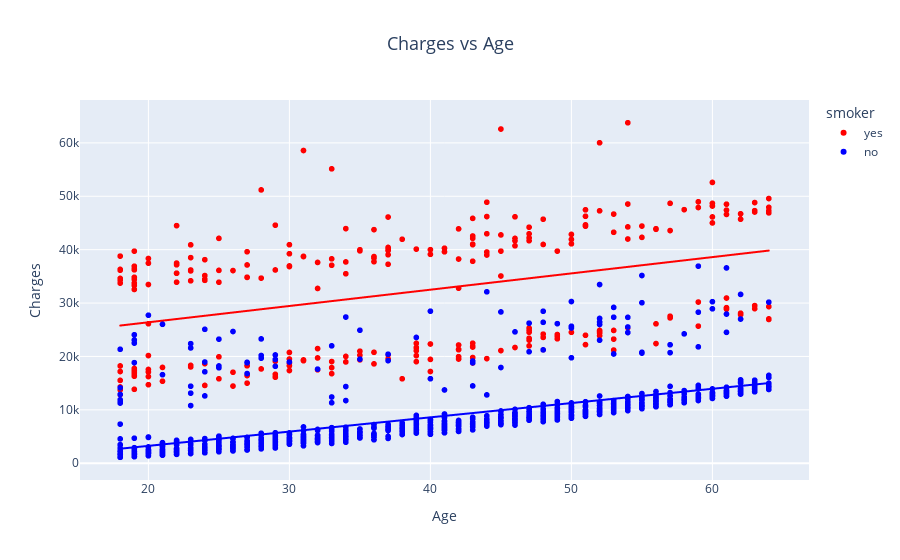

The cell this chart's notebook holds for it:
### Code cell
fig = px.scatter(df, x='age', y='charges', color='smoker', title='Charges vs Age',
                  trendline='ols', color_discrete_map={'yes': 'red', 'no': 'blue'})

fig.update_layout(title_x=0.5,
                    title_font=dict(size=18),
                    xaxis_title='Age',
                    yaxis_title='Charges')

### Figure 1 — Plotly figure (JSON) as saved in the notebook; plotly's stock layout.template omitted (floating-point values rounded to 4 significant figures; data arrays with more than 128 entries replaced by an {"elided": "..."} marker saying what was removed)
{"data": [{"hovertemplate": "smoker=yes<br>age=%{x}<br>charges=%{y}<extra></extra>", "legendgroup": "yes", "marker": {"color": "red", "symbol": "circle"}, "mode": "markers", "name": "yes", "showlegend": true, "type": "scattergl", "x": {"elided": "274 int values"}, "xaxis": "x", "y": {"elided": "274 float values"}, "yaxis": "y"}, {"hovertemplate": "<b>OLS trendline</b><br>charges = 305.238 * age + 20294.1<br>R<sup>2</sup>=0.135589<br><br>smoker=yes<br>age=%{x}<br>charges=%{y} <b>(trend)</b><extra></extra>", "legendgroup": "yes", "marker": {"color": "red", "symbol": "circle"}, "mode": "lines", "name": "yes", "showlegend": false, "type": "scattergl", "x": {"elided": "274 int values"}, "xaxis": "x", "y": {"elided": "274 float values"}, "yaxis": "y"}, {"hovertemplate": "smoker=no<br>age=%{x}<br>charges=%{y}<extra></extra>", "legendgroup": "no", "marker": {"color": "blue", "symbol": "circle"}, "mode": "markers", "name": "no", "showlegend": true, "type": "scattergl", "x": {"elided": "1064 int values"}, "xaxis": "x", "y": {"elided": "1064 float values"}, "yaxis": "y"}, {"hovertemplate": "<b>OLS trendline</b><br>charges = 267.249 * age + -2091.42<br>R<sup>2</sup>=0.394317<br><br>smoker=no<br>age=%{x}<br>charges=%{y} <b>(trend)</b><extra></extra>", "legendgroup": "no", "marker": {"color": "blue", "symbol": "circle"}, "mode": "lines", "name": "no", "showlegend": false, "type": "scattergl", "x": {"elided": "1064 int values"}, "xaxis": "x", "y": {"elided": "1064 float values"}, "yaxis": "y"}], "layout": {"legend": {"title": {"text": "smoker"}, "tracegroupgap": 0}, "title": {"font": {"size": 18}, "text": "Charges vs Age", "x": 0.5}, "xaxis": {"anchor": "y", "domain": [0, 1], "title": {"text": "Age"}}, "yaxis": {"anchor": "x", "domain": [0, 1], "title": {"text": "Charges"}}}}
